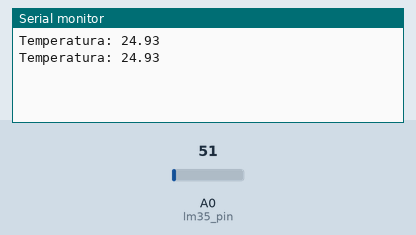
A sketch run on a simulated Arduino Uno, built with avr-gcc and run on an emulated ATmega328P. On the bench: the last lines printed to the serial monitor. The inputs (shaded band) are chosen by the test bench; at power-on: A0 (lm35_pin) = 51.

Above: at 1.8 s.
1.9 s: A0 (lm35_pin) set to 61
At 2.8 s:
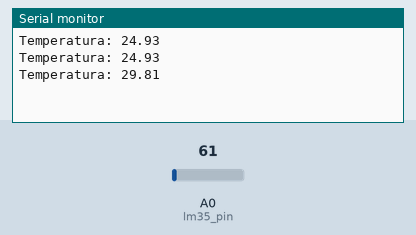
3.4 s: A0 (lm35_pin) set to 71
At 4.6 s:
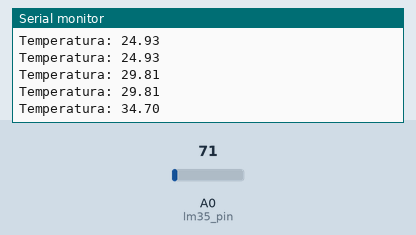
Timing chart, 0 to 6.4 s (numbered marks = the images above; inputs shaded):
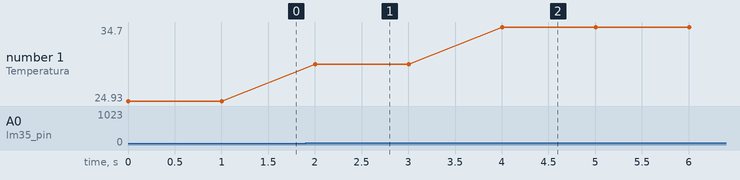

Measured:
- after the input at 1.9 s, the serial monitor: prints a new line after 0.10 s (image 1)
- after the input at 3.4 s, the serial monitor: prints a new line after 0.60 s (image 2)
- plotted number 1: 24.93 → 29.81 after the input at 1.9 s, 29.81 → 34.7 after the input at 3.4 s

The sketch:

lm35.ino
```cpp
int lm35_pin = A0, leitura_lm35 = 0;
float temperatura;

void setup()
{
  Serial.begin(9600);
}

void loop()
{
  leitura_lm35 = analogRead(lm35_pin);
  temperatura = leitura_lm35 * (5.0/1023) * 100;
  Serial.print("Temperatura: ");
  Serial.println(temperatura);

  delay(1000);
}
```
